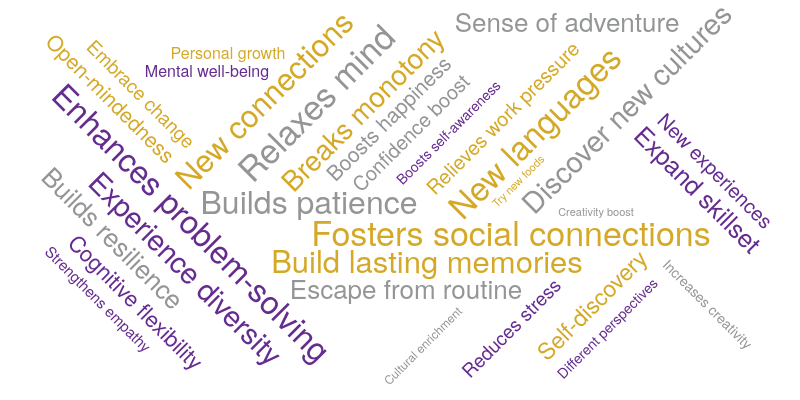

Express this chart as Vega-Lite.
### Vega specification from a JSON file in a GitHub repository (floating-point values rounded to 4 significant figures)
{"$schema": "https://vega.github.io/schema/vega/v5.json", "width": 800, "height": 400, "padding": 0, "data": [{"name": "table", "values": [{"text": "Travel expands horizons"}, {"text": "Broadens perspective"}, {"text": "Cultural enrichment"}, {"text": "Self-discovery"}, {"text": "Mental well-being"}, {"text": "Creativity boost"}, {"text": "Personal growth"}, {"text": "Reduces stress"}, {"text": "Builds resilience"}, {"text": "Breaks monotony"}, {"text": "Strengthens relationships"}, {"text": "Confidence boost"}, {"text": "Fosters social connections"}, {"text": "New experiences"}, {"text": "Escape from routine"}, {"text": "Embrace change"}, {"text": "Cognitive flexibility"}, {"text": "Sense of adventure"}, {"text": "Improves mental health"}, {"text": "Strengthens empathy"}, {"text": "Discover new cultures"}, {"text": "Open-mindedness"}, {"text": "Expand skillset"}, {"text": "Boosts happiness"}, {"text": "New languages"}, {"text": "Boosts self-awareness"}, {"text": "Builds patience"}, {"text": "Adapt to new environments"}, {"text": "Enhances problem-solving"}, {"text": "Increases creativity"}, {"text": "New connections"}, {"text": "Better communication"}, {"text": "Physical health benefits"}, {"text": "Relieves work pressure"}, {"text": "Experience diversity"}, {"text": "Enhances self-esteem"}, {"text": "Try new foods"}, {"text": "Different perspectives"}, {"text": "Relaxes mind"}, {"text": "Build lasting memories"}], "transform": [{"type": "formula", "as": "angle", "expr": "[-45, 0, 45][~~(random() * 3)]"}, {"type": "formula", "as": "weight", "expr": "if(datum.text=='Travel', 600, 300)"}]}], "scales": [{"name": "color", "type": "ordinal", "domain": {"data": "table", "field": "text"}, "range": ["#d5a928", "#652c90", "#939597"]}], "marks": [{"type": "text", "from": {"data": "table"}, "encode": {"enter": {"text": {"field": "text"}, "align": {"value": "center"}, "baseline": {"value": "alphabetic"}, "fill": {"scale": "color", "field": "text"}}, "update": {"fillOpacity": {"value": 1}}, "hover": {"fillOpacity": {"value": 0.5}}}, "transform": [{"type": "wordcloud", "size": [800, 400], "text": {"field": "text"}, "rotate": {"field": "datum.angle"}, "font": "Helvetica Neue, Arial", "fontSize": {"expr": "10 + (random() * 25)"}, "padding": 2}]}]}
